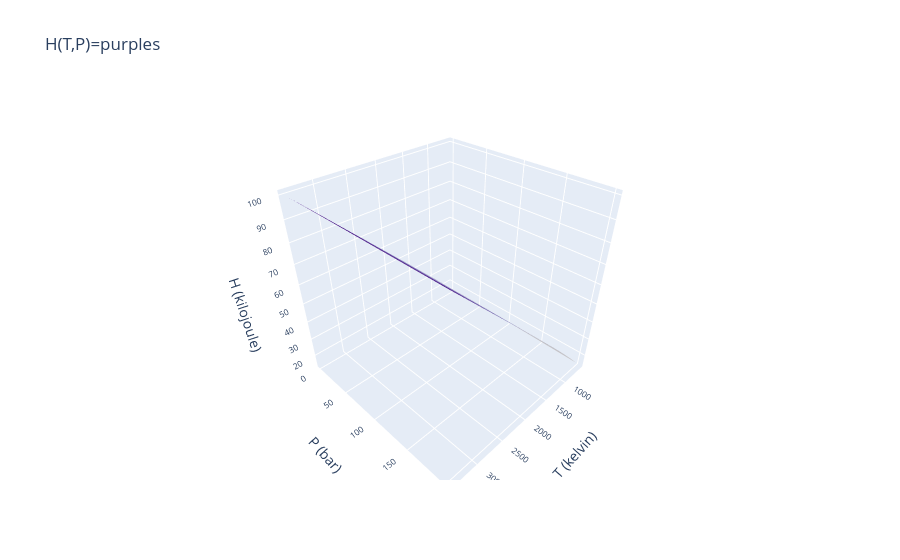

Notebook cell for this chart:
### Markdown cell above
### Hunting for the inversion temperature
In the cell below, we create a new state space grid, in which temperature and pressure are the independent variables. This state space is constructed using the same Python function we've used before, PL.Statespace, but with input parameters that specify the range of temperatures and pressures (rather than temperatures and volumes, as we did previously). 

On that grid, we'll be looking at the enthalpy of a gas, given by Eq. 1, with $f_{vib}(T)=0$ (i.e., it's not vibrating), $f_{rot}(T)={2 \over 2}RT$, and $f_{intermolecular}$ given by Eq. 2. In fact, we're displaying this function in two ways: one is the usual 3d surface view, the other is a contour plot, in which lines of constant enthalpy, called *isenthalps*, are drawn.

Your task in this cell is to adjust the temperature range of the state space such that *the center of the temperature range equals (approximately) the inversion temperature of the gas.* This is a guess-and-check operation; a reasonable starting point would be room temperature, say

    T_center = 300

but that value will need to be adjusted.

### Code cell
# Assign a value to T_center (the center of the temperature range for our state space)
### BEGIN SOLUTION
T_center = 2000
### END SOLUTION

# Specify  a range of temperatures around that to investigate
T_min = T_center*.3
T_max = T_center*1.7
number_of_temperatures = 100

# Also choose a range of pressures
P_min = 1
P_max = 200
number_of_pressures = 101

# Now make the state space
Tgrid,Pgrid = PL.Statespace([T_min, T_max, number_of_temperatures],[P_min, P_max, number_of_pressures])
Tgrid = AssignQuantity(Tgrid,'K')
Pgrid = AssignQuantity(Pgrid,'bar')

# Calculate H(T,P) for the gas
f_intermolecular = Pgrid*(b-2*a/(R*Tgrid))
H = (5/2*R*Tgrid + 2/2*R*Tgrid +f_intermolecular)*n

# Convert H to kJ
H.ito('kJ')

# Graphing as a thermodynamic surface
xlabel = 'T ('+str(Tgrid.units)+')'
ylabel = 'P ('+str(Pgrid.units)+')'
zlabel = 'H ('+str(H.units)+')'
llist = [xlabel,ylabel,zlabel]
PL.plot_surface(Tgrid, Pgrid, H, color='purple', title='H(T,P)',labellist=llist).show() 

# Graph it as a contour plot
plt.figure()
plt.grid(True)
plt.contour(Tgrid, Pgrid, H,linestyles='solid', linewidths=3)
plt.xlabel(xlabel)
plt.ylabel(ylabel)

### Figure 1 — Plotly figure (JSON) as saved in the notebook; plotly's stock layout.template omitted (floating-point values rounded to 4 significant figures; data arrays with more than 128 entries replaced by an {"elided": "..."} marker saying what was removed)
{"data": [{"colorscale": [[0, "rgb(252,251,253)"], [0.125, "rgb(239,237,245)"], [0.25, "rgb(218,218,235)"], [0.375, "rgb(188,189,220)"], [0.5, "rgb(158,154,200)"], [0.625, "rgb(128,125,186)"], [0.75, "rgb(106,81,163)"], [0.875, "rgb(84,39,143)"], [1, "rgb(63,0,125)"]], "showscale": false, "type": "surface", "x": {"elided": "100x101 float values"}, "y": {"elided": "100x101 float values"}, "z": {"elided": "100x101 float values"}}], "layout": {"autosize": true, "scene": {"xaxis": {"tickfont": {"size": 10}, "title": {"text": "T (kelvin)"}}, "yaxis": {"tickfont": {"size": 10}, "title": {"text": "P (bar)"}}, "zaxis": {"tickfont": {"size": 10}, "title": {"text": "H (kilojoule)"}}}, "title": {"text": "H(T,P)=purples "}, "yaxis": {"automargin": true}}}
